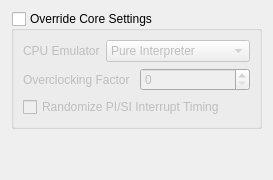
             <widget class="QWidget" name="innerGameCoreTab">
              <attribute name="title">
               <string>Core</string>
              </attribute>
              <layout class="QVBoxLayout" name="verticalLayout_23">
               <item>
                <widget class="QGroupBox" name="gameOverrideCoreSettingsGroupBox">
                 <property name="title">
                  <string>Override Core Settings</string>
                 </property>
                 <property name="checkable">
                  <bool>true</bool>
                 </property>
                 <property name="checked">
                  <bool>false</bool>
                 </property>
                 <layout class="QVBoxLayout" name="verticalLayout_22">
                  <item>
                   <layout class="QHBoxLayout" name="horizontalLayout_54">
                    <item>
                     <widget class="QLabel" name="label_57">
                      <property name="text">
                       <string>CPU Emulator</string>
                      </property>
                     </widget>
                    </item>
                    <item>
                     <widget class="QComboBox" name="gameCoreCpuEmulatorComboBox">
                      <item>
                       <property name="text">
                        <string>Pure Interpreter</string>
                       </property>
                      </item>
                      <item>
                       <property name="text">
                        <string>Cached Interpreter</string>
                       </property>
                      </item>
                      <item>
                       <property name="text">
                        <string>Dynamic Recompiler</string>
                       </property>
                      </item>
                     </widget>
                    </item>
                   </layout>
                  </item>
                  <item>
                   <layout class="QHBoxLayout" name="horizontalLayout_5">
                    <item>
                     <widget class="QLabel" name="label_4">
                      <property name="text">
                       <string>Overclocking Factor</string>
                      </property>
                     </widget>
                    </item>
                    <item>
                     <widget class="QSpinBox" name="gameOverclockingFactorSpinBox">
                      <property name="maximum">
                       <number>20</number>
                      </property>
                     </widget>
                    </item>
                   </layout>
                  </item>
                  <item>
                   <widget class="QCheckBox" name="gameRandomizeTimingCheckBox">
                    <property name="text">
                     <string>Randomize PI/SI Interrupt Timing</string>
                    </property>
                   </widget>
                  </item>
                 </layout>
                </widget>
               </item>
               <item>
                <spacer name="verticalSpacer_4">
                 <property name="orientation">
                  <enum>Qt::Orientation::Vertical</enum>
                 </property>
                 <property name="sizeHint" stdset="0">
                  <size>
                   <width>20</width>
                   <height>40</height>
                  </size>
                 </property>
                </spacer>
               </item>
              </layout>
             </widget>
